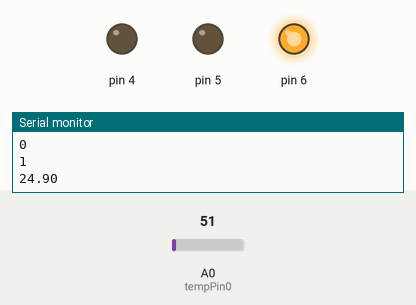
A sketch run on a simulated Arduino Uno, built with avr-gcc and run on an emulated ATmega328P. Parts: output pins drawn as LEDs (lit = HIGH), the last lines printed to the serial monitor. Inputs (shaded band) come from the test bench; at power-on: A0 (tempPin0) = 51.

Above: at 1.8 s.
1.9 s: A0 (tempPin0) set to 64
At 2.7 s:
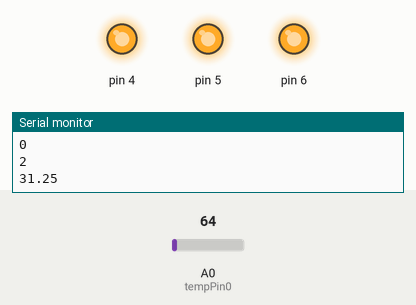
3.5 s: A0 (tempPin0) set to 86
At 4.3 s:
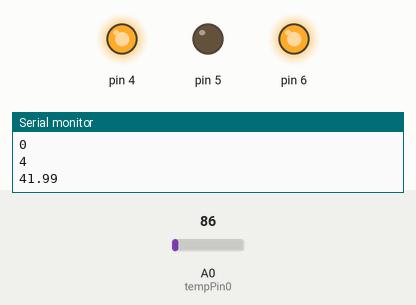
5.5 s: A0 (tempPin0) set to 71
At 7.2 s:
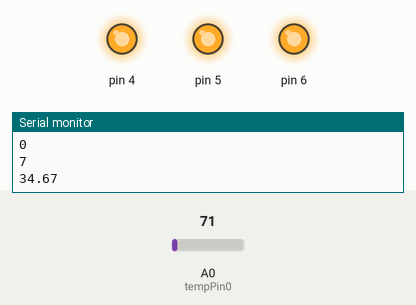
7.5 s: A0 (tempPin0) set to 30
At 8.9 s:
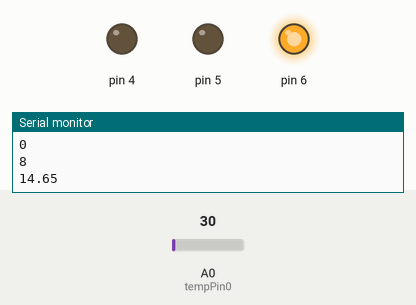
Timing chart, 0 to 10.5 s (numbered marks = the images above; inputs shaded):
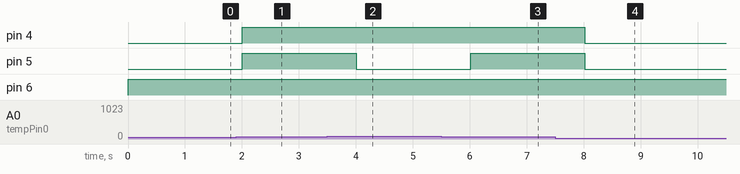

The sketch:

techno_final_implementation.ino
```cpp
#include <Time.h>
#include <TimeLib.h>
int r,s;
time_t t;
float temp0;
int tempPin0 = A0;

void setup()
{

Serial.begin(9600);
pinMode(4,OUTPUT);
pinMode(5,OUTPUT);
pinMode(6,OUTPUT);
}

void loop()

{
  digitalWrite(6,1);
  temp0=analogRead(tempPin0);
  temp0=temp0*0.48828125;
time_t t=now();
s=second(t);
r=minute(t);
Serial.println(r);
Serial.println(s);
Serial.println(temp0);

if(temp0>28 && temp0<40)
{
digitalWrite(5,1);
digitalWrite(4,0);
if(s<30)
  {
  digitalWrite(4,1);
}
else
{
  digitalWrite(4,0);
}}
else if(temp0>40)
{
  digitalWrite(5,0);
digitalWrite(4,1);
}
else
{
  digitalWrite(5,0);
  digitalWrite(4,0);
}
delay(1000);
}
```

Measured:
- the behaviour switches between 57 and 58 on A0 (tempPin0) (found by bisection; images 0 and 1)
- after the input at 1.9 s, pin 4, pin 5: LOW → HIGH after 0.11 s
- after the input at 3.5 s, pin 5: HIGH → LOW after 0.51 s
- after the input at 5.5 s, pin 5: LOW → HIGH after 0.51 s
- after the input at 7.5 s, pin 4, pin 5: HIGH → LOW after 0.52 s
